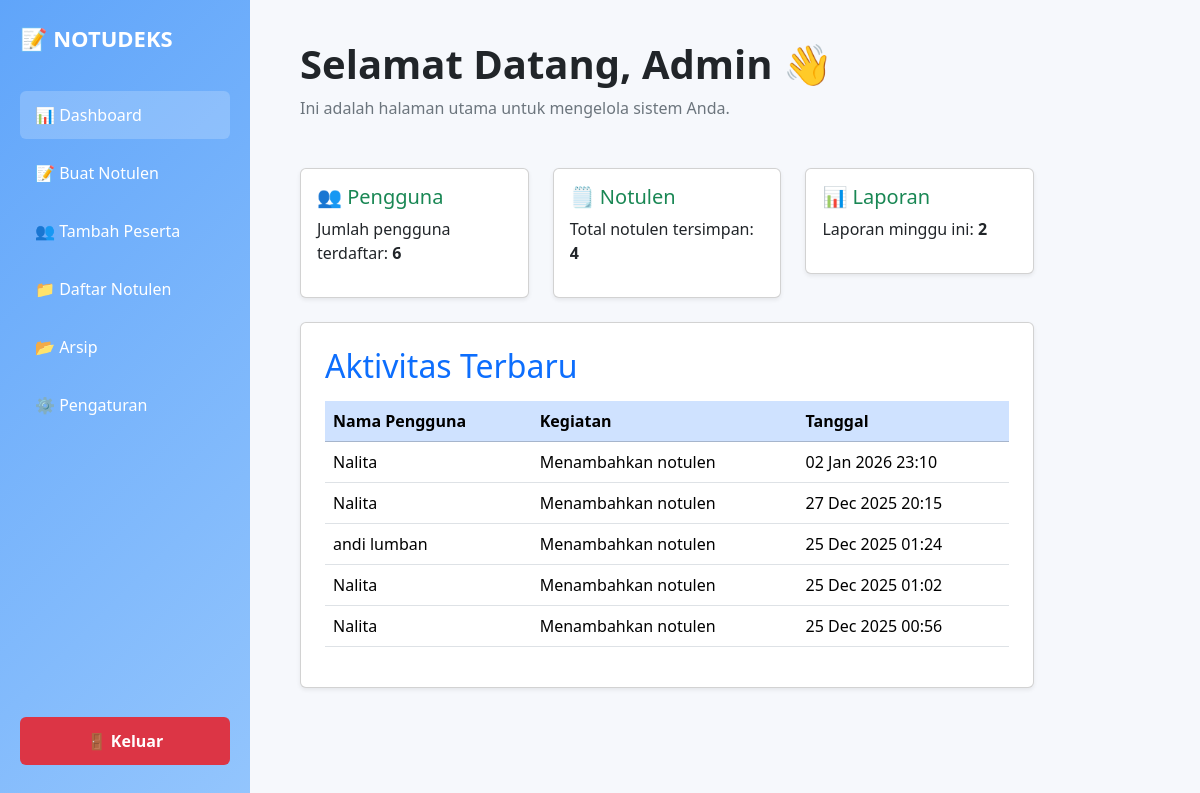
The app's page /dashboard_admin.php (signed in) with its own data.
### tables this page shows
CREATE TABLE `aktivitas` (
  `id` int NOT NULL,
  `user_id` int NOT NULL,
  `kegiatan` varchar(255) NOT NULL,
  `tanggal` datetime NOT NULL
);

CREATE TABLE `user` (
  `id` int NOT NULL,
  `username` varchar(30) NOT NULL,
  `email` varchar(100) NOT NULL,
  `no_hp` varchar(20) NOT NULL,
  `password` varchar(255) NOT NULL,
  `role` varchar(50) NOT NULL
);

### dashboard_admin.php (the view, shortened to what this page needs)
<?php
include 'koneksi.php';
$qUser = mysqli_query($koneksi, "SELECT COUNT(*) AS total FROM user");
$user = mysqli_fetch_assoc($qUser);
$qNotulen = mysqli_query($koneksi, "SELECT COUNT(*) AS total FROM isi_notulen");
$notulen = mysqli_fetch_assoc($qNotulen);
$qLaporan = mysqli_query($koneksi, "
    SELECT COUNT(*) AS total
    FROM isi_notulen
    WHERE tanggal >= DATE_SUB(CURDATE(), INTERVAL 7 DAY)
");
$laporan = mysqli_fetch_assoc($qLaporan);
$qAktivitas = mysqli_query($koneksi, "
    SELECT
        u.username,
        a.kegiatan,
        a.tanggal
    FROM aktivitas a
    JOIN user u ON a.user_id = u.id
    ORDER BY a.tanggal DESC
    LIMIT 5
");
?>
<!DOCTYPE html>
<html lang="id">
<head>
  <link href="bootstrap/css/bootstrap.min.css" rel="stylesheet">
</head>
<body>
  <div class="sidebar">
    <h2>📝 NOTUDEKS</h2>
    <a href="dashboard_admin.php" class="active">📊 Dashboard</a>
    <a href="buat-notulen.php">📝 Buat Notulen</a>
    <a href="tambah_peserta.php">👥 Tambah Peserta</a>
    <a href="daftar-notulen.php">📁 Daftar Notulen</a>
    <a href="arsip.php">📂 Arsip</a>
    <a href="pengaturan.php">⚙️ Pengaturan</a>
    <a class="logout-btn btn-danger" href="logout.php">🚪 Keluar</a>
</div>
  <main class="main-content">
    <h1 class="fw-bold">Selamat Datang, Admin 👋</h1>
    <p class="text-secondary">Ini adalah halaman utama untuk mengelola sistem Anda.</p>
    <div class="row g-4 my-4">
      <div class="col-md-4">
        <div class="card p-3 shadow-sm card-custom">
          <h3 class="h5 text-success">👥 Pengguna</h3>
          <p>Jumlah pengguna terdaftar: <b><?= $user['total']; ?></b></p>
        </div>
      </div>
      <div class="col-md-4">
        <div class="card p-3 shadow-sm card-custom">
          <h3 class="h5 text-success">🗒️ Notulen</h3>
          <p>Total notulen tersimpan: <b><?= $notulen['total']; ?></b></p>
        </div>
      </div>
      <div class="col-md-4">
        <div class="card p-3 shadow-sm card-custom">
          <h3 class="h5 text-success">📊 Laporan</h3>
          <p>Laporan minggu ini: <b><?= $laporan['total']; ?></b></p>
        </div>
      </div>
    </div>
    <div class="card p-4 shadow-sm">
      <h2 class="text-primary mb-3">Aktivitas Terbaru</h2>
      <table class="table table-hover align-middle">
        <thead class="table-primary text-white">
          <tr>
            <th>Nama Pengguna</th>
            <th>Kegiatan</th>
            <th>Tanggal</th>
          </tr>
        </thead>
       <tbody>
<?php while ($data = mysqli_fetch_assoc($qAktivitas)) { ?>
<tr>
  <td><?= htmlspecialchars($data['username']) ?></td>
  <td><?= htmlspecialchars($data['kegiatan']) ?></td>
  <td><?= date('d M Y H:i', strtotime($data['tanggal'])) ?></td>
</tr>
<?php } ?>
</tbody>
      </table>
    </div>
  </main>
</body>
</html>

### dashboard_admin.php (style rules this page uses)
body { background-color: #f6f8fc; display: flex; margin: 0; font-family: "Segoe UI", sans-serif; }
.sidebar { width: 250px; height: 100vh; background: linear-gradient(135deg, #60a5fa, #93c5fd); color: #fff; position: fixed; padding: 25px 20px; display: flex; flex-direction: column; }
.sidebar h2 { font-size: 22px; font-weight: bold; margin-bottom: 40px; }
.sidebar a { text-decoration: none; color: white; padding: 12px 15px; display: block; border-radius: 6px; margin-bottom: 10px; font-size: 16px; transition: 0.2s; }
.sidebar a.active, .sidebar a:hover { background-color: rgba(255,255,255,0.2); }
.logout-btn { margin-top: auto; background-color: #dc3545; padding: 12px; border-radius: 8px; cursor: pointer; text-align: center; font-weight: bold; }
.main-content { margin-left: 260px; padding: 40px; }

### records on screen
aktivitas: user.username "Nalita", kegiatan "Menambahkan notulen", tanggal "02 Jan 2026 23:10"
aktivitas: user.username "Nalita", kegiatan "Menambahkan notulen", tanggal "27 Dec 2025 20:15"
aktivitas: user.username "andi lumban", kegiatan "Menambahkan notulen", tanggal "25 Dec 2025 01:24"
aktivitas: user.username "Nalita", kegiatan "Menambahkan notulen", tanggal "25 Dec 2025 01:02"
aktivitas: user.username "Nalita", kegiatan "Menambahkan notulen", tanggal "25 Dec 2025 00:56"

### other values on screen
$user['total'] "6"
$notulen['total'] "4"
$laporan['total'] "2"
